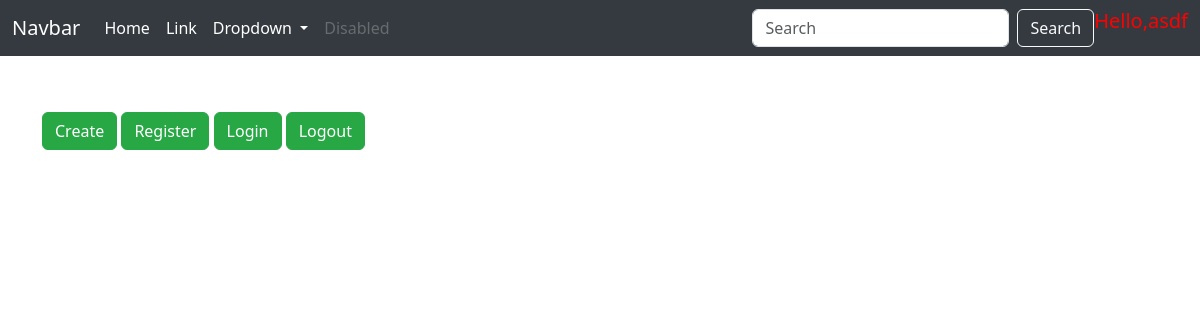
Before: /retreive/ (signed in) with the older database file.
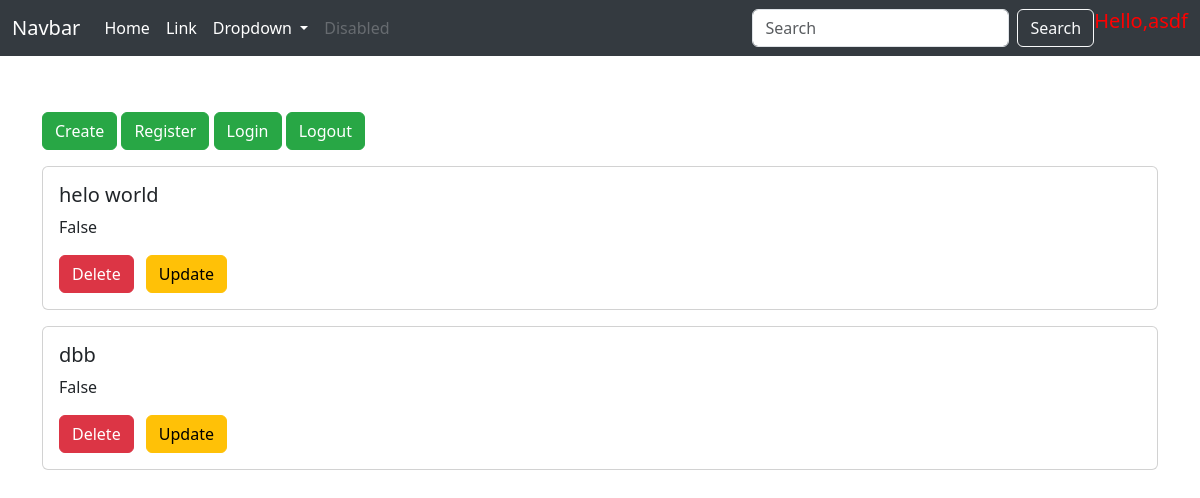
After: the same page with the newer database file.
### todoapp/models.py (models this page shows, shortened)
class TODO(models.Model):
    title = models.CharField(max_length=100)
    description = models.TextField()
    is_done = models.BooleanField(default=False)
    user = models.ForeignKey(User, on_delete=models.CASCADE,blank=True,null=True)
    image = models.ImageField(upload_to= 'images/', blank=True,null=True)

### todoapp/views.py (the view)
# urls.py: path('retreive/',views.retreive,name='retreive'),
def retreive(request):
    try:
        todos = TODO.objects.filter(user=request.user)
    except:
        todos = []
    return render(request,'retreive.html',{'todos':todos})

### templates/retreive.html (shortened to what this page needs)
<!doctype html>
<html lang="en">
<head>
  <link href="https://cdn.jsdelivr.net/npm/bootstrap@5.3.3/dist/css/bootstrap.min.css" rel="stylesheet">
</head>
<body>
  <nav class="navbar navbar-expand-lg navbar-dark fixed-top">
    <div class="container-fluid">
      <a class="navbar-brand" href="#">Navbar</a>
      <div class="collapse navbar-collapse" id="navbarSupportedContent">
        <ul class="navbar-nav me-auto mb-2 mb-lg-0">
          <li class="nav-item">
            <a class="nav-link active" aria-current="page" href="#">Home</a>
          </li>
          <li class="nav-item">
            <a class="nav-link" href="#">Link</a>
          </li>
          <li class="nav-item dropdown">
            <a class="nav-link dropdown-toggle" href="#" role="button" data-bs-toggle="dropdown" aria-expanded="false">
              Dropdown
            </a>
          </li>
          <li class="nav-item">
            <a class="nav-link disabled" aria-disabled="true">Disabled</a>
          </li>
        </ul>
        <form class="d-flex" role="search" action="{% url 'search' %}">
          <input class="form-control me-2" type="search" placeholder="Search" aria-label="Search" name="query">
          <button class="btn btn-outline-light" type="submit" >Search</button>
          <h5 style="color: red;">Hello,{{user.username}}</h5>
        </form>
      </div>
    </div>
  </nav>
  <div class="container mt-5">
    <a href="/create"><button type="button" class="btn btn-success mb-3">Create</button></a>
    <a href="/register"><button type="button" class="btn btn-success mb-3">Register</button></a>
    <a href="/login"><button type="button" class="btn btn-success mb-3">Login</button></a>
    <a href="{% url 'logout' %}"><button type="button" class="btn btn-success mb-3">Logout</button></a>
    {% for todo in todos %}
    <div class="card mb-3">
      <div class="card-body">
        <h5 class="card-title">{{ todo.title }}</h5>
        <p class="card-text">{{ todo.is_done }}</p>
        <a href="/delete/{{ todo.id }}"><button type="button" class="btn btn-danger me-2">Delete</button></a>
        <a href="/update/{{ todo.id }}"><button type="button" class="btn btn-warning">Update</button></a>
      </div>
    </div>
    {% endfor %}
  </div>
</body>
</html>

Changed rows visible on the page:
added TODO: title "helo world", is_done "False"
added TODO: title "dbb", is_done "False"
